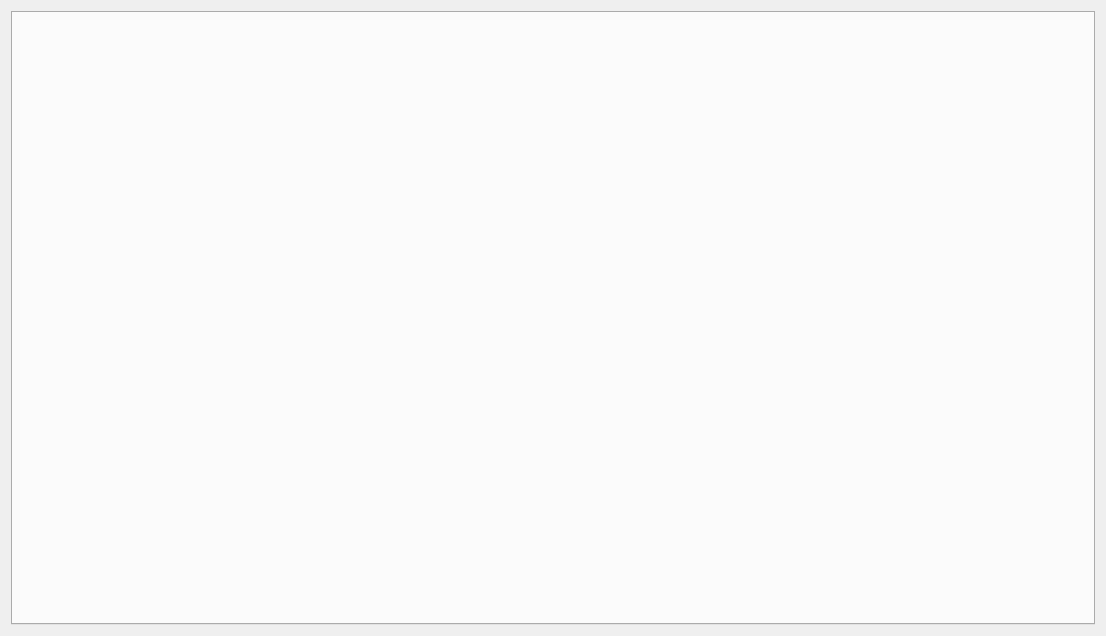
<?xml version="1.0" encoding="UTF-8"?>
<ui version="4.0">
 <class>CentreWidget</class>
 <widget class="QWidget" name="CentreWidget">
  <property name="geometry">
   <rect>
    <x>0</x>
    <y>0</y>
    <width>1106</width>
    <height>636</height>
   </rect>
  </property>
  <property name="windowTitle">
   <string>Form</string>
  </property>
  <layout class="QHBoxLayout" name="horizontalLayout">
   <item>
    <widget class="QTabWidget" name="tabWidget">
     <property name="currentIndex">
      <number>-1</number>
     </property>
     <property name="iconSize">
      <size>
       <width>16</width>
       <height>16</height>
      </size>
     </property>
     <property name="tabsClosable">
      <bool>true</bool>
     </property>
     <property name="movable">
      <bool>false</bool>
     </property>
     <property name="tabBarAutoHide">
      <bool>false</bool>
     </property>
    </widget>
   </item>
  </layout>
 </widget>
 <resources/>
 <connections/>
</ui>
